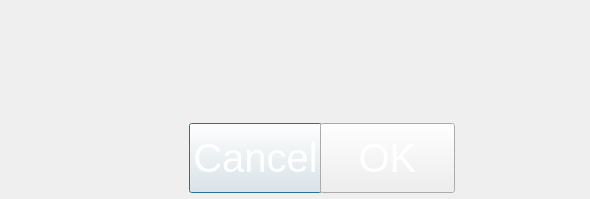
<?xml version="1.0" encoding="UTF-8"?>
<ui version="4.0">
 <class>MessageBox</class>
 <widget class="QDialog" name="MessageBox">
  <property name="enabled">
   <bool>true</bool>
  </property>
  <property name="geometry">
   <rect>
    <x>0</x>
    <y>0</y>
    <width>590</width>
    <height>199</height>
   </rect>
  </property>
  <property name="windowTitle">
   <string>Dialog</string>
  </property>
  <property name="styleSheet">
   <string notr="true">QDialog#MessageBox { border-image: url(:/Message/rc/Message/messagebox.png);}

QLabel#label_warn{ font: bold &quot;Arial&quot;; font-size:13pt; color: rgba(255,255,255,250); }

QWidget#icon_warn { border-image: url(:/Message/rc/Message/error.png); }

QPushButton#btn_cancel, QPushButton#btn_ok{ font: bold large &quot;Adobe Arabic&quot;; font-size:30pt; color: rgba(255,255,255,250); }

QPushButton#btn_cancel{ border-image: url(:/Message/rc/Message/btndel.png); }
QPushButton#btn_cancel::pressed{ border-image: url(:/Message/rc/Message/btnlight.png); }
QPushButton#btn_cancel::disabled {border-image: url(:/Message/rc/Message/btndisable.png);}

QPushButton#btn_ok{ border-image: url(:/Message/rc/Message/btnadd.png); }
QPushButton#btn_ok::pressed{ border-image: url(:/Message/rc/Message/btnlight.png); }
</string>
  </property>
  <widget class="QLabel" name="label_warn">
   <property name="geometry">
    <rect>
     <x>130</x>
     <y>30</y>
     <width>431</width>
     <height>81</height>
    </rect>
   </property>
   <property name="text">
    <string/>
   </property>
  </widget>
  <widget class="QPushButton" name="btn_cancel">
   <property name="enabled">
    <bool>true</bool>
   </property>
   <property name="geometry">
    <rect>
     <x>189</x>
     <y>123</y>
     <width>133</width>
     <height>70</height>
    </rect>
   </property>
   <property name="text">
    <string>Cancel</string>
   </property>
  </widget>
  <widget class="QPushButton" name="btn_ok">
   <property name="geometry">
    <rect>
     <x>320</x>
     <y>123</y>
     <width>135</width>
     <height>70</height>
    </rect>
   </property>
   <property name="text">
    <string>OK</string>
   </property>
  </widget>
  <widget class="QWidget" name="icon_warn" native="true">
   <property name="geometry">
    <rect>
     <x>28</x>
     <y>22</y>
     <width>86</width>
     <height>86</height>
    </rect>
   </property>
  </widget>
 </widget>
 <resources/>
 <connections/>
</ui>
